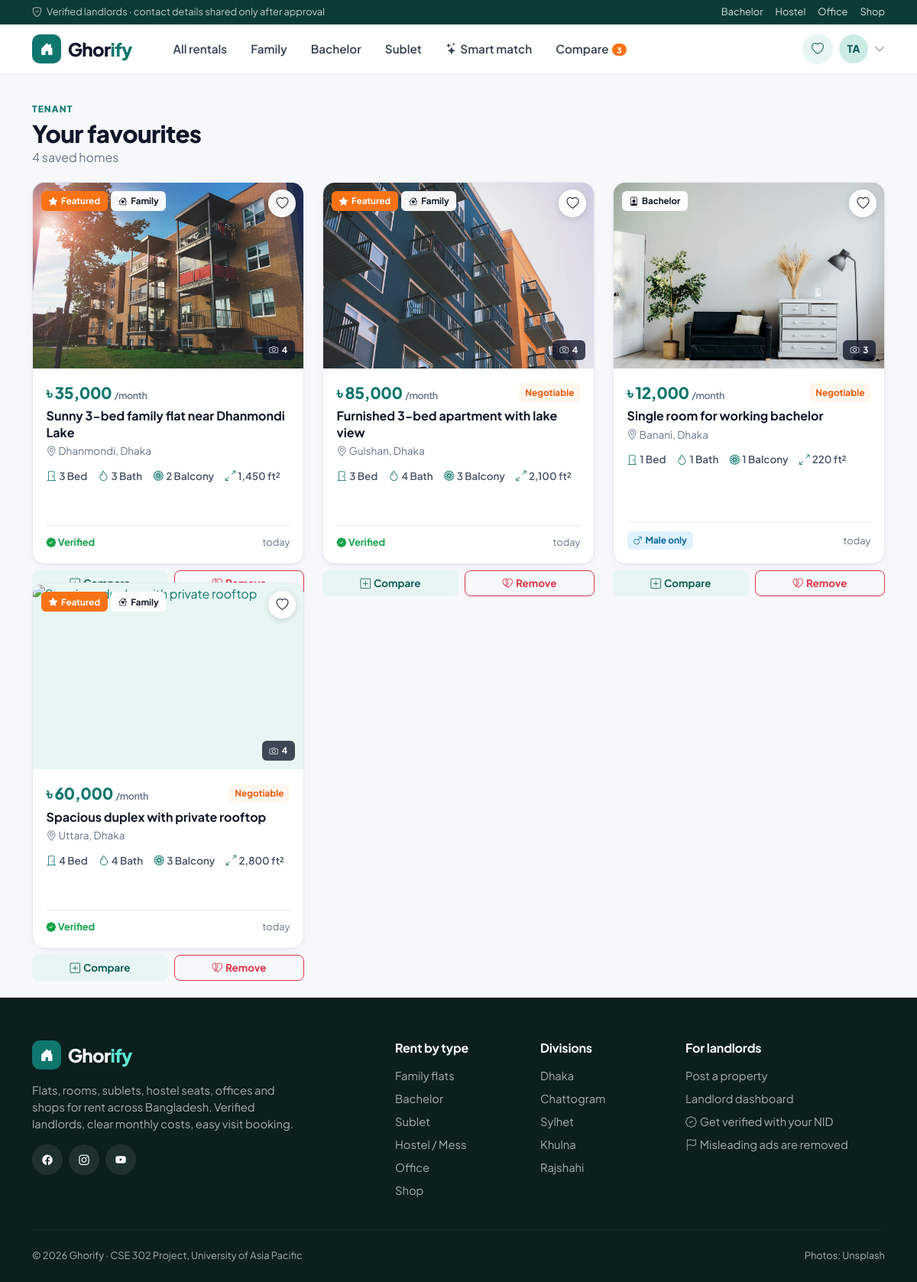
Page /me/favourites/ (signed in) on the committed database.
### accounts/models.py (models this page shows, shortened)
class User(AbstractUser):
    objects = GhorifyUserManager()
    class Role(models.TextChoices):
        TENANT = 'tenant', 'Tenant'
        LANDLORD = 'landlord', 'Landlord'
        ADMIN = 'admin', 'Admin'
    email = models.EmailField(unique=True)
    role = models.CharField(max_length=10, choices=Role.choices, default=Role.TENANT)
    phone = models.CharField(max_length=14, blank=True, validators=[phone_validator])
    avatar = models.ImageField(upload_to=avatar_upload_path, blank=True, null=True)
    bio = models.TextField(blank=True, max_length=500)
    class Meta:
        ordering = ['-date_joined']
    @property
    def is_tenant(self):
        return self.role == self.Role.TENANT
    @property
    def is_landlord(self):
        return self.role == self.Role.LANDLORD
    @property
    def display_name(self):
        return self.get_full_name() or self.username
    @property
    def initials(self):
        name = self.display_name.split()
        return ''.join(part[0] for part in name[:2]).upper()

### interactions/models.py (models this page shows, shortened)
class Favourite(models.Model):
    tenant = models.ForeignKey(settings.AUTH_USER_MODEL, on_delete=models.CASCADE, related_name='favourites')
    property = models.ForeignKey(Property, on_delete=models.CASCADE, related_name='favourited_by')
    note = models.CharField(max_length=150, blank=True)
    created_at = models.DateTimeField(auto_now_add=True)
    class Meta:
        ordering = ['-created_at']
        constraints = [models.UniqueConstraint(fields=['tenant', 'property'], name='unique_favourite')]

### properties/models.py (models this page shows, shortened)
class PropertyImage(models.Model):
    property = models.ForeignKey(Property, on_delete=models.CASCADE, related_name='images')
    image = models.ImageField(upload_to=property_image_path)
    caption = models.CharField(max_length=120, blank=True)
    is_primary = models.BooleanField(default=False)
    uploaded_at = models.DateTimeField(auto_now_add=True)
    class Meta:
        ordering = ['-is_primary', 'uploaded_at']

class Property(models.Model):
    class PropertyType(models.TextChoices):
        APARTMENT = 'apartment', 'Apartment / Flat'
        HOUSE = 'house', 'Full house'
        ROOM = 'room', 'Single room'
        STUDIO = 'studio', 'Studio'
        DUPLEX = 'duplex', 'Duplex'
        SEAT = 'seat', 'Seat (shared room)'
        COMMERCIAL = 'commercial', 'Commercial space'
    class Category(models.TextChoices):
        FAMILY = 'family', 'Family'
        BACHELOR = 'bachelor', 'Bachelor'
        SUBLET = 'sublet', 'Sublet'
        HOSTEL = 'hostel', 'Hostel / Mess'
        OFFICE = 'office', 'Office'
        SHOP = 'shop', 'Shop'
    class Division(models.TextChoices):
        DHAKA = 'dhaka', 'Dhaka'
        CHATTOGRAM = 'chattogram', 'Chattogram'
        KHULNA = 'khulna', 'Khulna'
        RAJSHAHI = 'rajshahi', 'Rajshahi'
        SYLHET = 'sylhet', 'Sylhet'
        BARISHAL = 'barishal', 'Barishal'
        RANGPUR = 'rangpur', 'Rangpur'
        MYMENSINGH = 'mymensingh', 'Mymensingh'
    class Gender(models.TextChoices):
        ANY = 'any', 'Anyone'
        MALE = 'male', 'Male only'
        FEMALE = 'female', 'Female only'
    class Status(models.TextChoices):
        PENDING = 'pending', 'Pending review'
        APPROVED = 'approved', 'Published'
        REJECTED = 'rejected', 'Rejected'
    landlord = models.ForeignKey(settings.AUTH_USER_MODEL, on_delete=models.CASCADE, related_name='properties')
    title = models.CharField(max_length=150)
    description = models.TextField()
    property_type = models.CharField(max_length=12, choices=PropertyType.choices, default=PropertyType.APARTMENT)
    category = models.CharField(max_length=10, choices=Category.choices, default=Category.FAMILY)
    division = models.CharField(max_length=12, choices=Division.choices, default=Division.DHAKA)
    city = models.CharField('City / district', max_length=60, default='Dhaka')
    location = models.CharField('Area', max_length=80, help_text='Neighbourhood, e.g. Dhanmondi')
    address = models.CharField(max_length=255, help_text='Road / house number. Shown only to tenants after approval.')
    price = models.PositiveIntegerField('Monthly rent (BDT)', validators=[MinValueValidator(500)])
    is_negotiable = models.BooleanField('Rent is negotiable', default=False)
    service_charge = models.PositiveIntegerField('Service charge (BDT / month)', default=0)
    advance_months = models.PositiveSmallIntegerField('Advance (months)', default=2)
    bedrooms = models.PositiveSmallIntegerField(default=1)
    bathrooms = models.PositiveSmallIntegerField(default=1)
    balconies = models.PositiveSmallIntegerField(default=0)
    floor = models.SmallIntegerField(default=1, help_text='0 for ground floor')
    size = models.PositiveIntegerField('Size (sq ft)', null=True, blank=True)
    furnished = models.BooleanField(default=False)
    pet_friendly = models.BooleanField(default=False)
    parking = models.BooleanField(default=False)
    amenities = models.ManyToManyField(Amenity, blank=True, related_name='properties')
    tenant_gender = models.CharField(
        'Who can rent', max_length=6, choices=Gender.choices, default=Gender.ANY,
        help_text='Only for bachelor, sublet and hostel listings.',
    )
    house_rules = models.TextField(blank=True, help_text='Guest policy, smoking, cooking rules, etc.')
    gate_closing_time = models.TimeField(null=True, blank=True)
    available_from = models.DateField(null=True, blank=True)
    is_available = models.BooleanField(default=True)
    status = models.CharField(max_length=10, choices=Status.choices, default=Status.PENDING)
    moderation_note = models.CharField(max_length=255, blank=True)
    is_featured = models.BooleanField(default=False, help_text='Featured listings are shown first.')
    view_count = models.PositiveIntegerField(default=0)
    created_at = models.DateTimeField(auto_now_add=True)
    updated_at = models.DateTimeField(auto_now=True)
    objects = PropertyQuerySet.as_manager()
    class Meta:
        ordering = ['-created_at']
        verbose_name_plural = 'properties'
        indexes = [models.Index(fields=['status', 'is_available', 'location'])]
    def get_absolute_url(self):
        return reverse('properties:detail', args=[self.pk])
    @property
    def primary_image(self):
        images = list(self.images.all())
        for image in images:
            if image.is_primary:
                return image
        return images[0] if images else None
    @property
    def is_commercial(self):
        return self.category in (self.Category.OFFICE, self.Category.SHOP)

### interactions/views.py (the view)
# urls.py: path('favourites/', views.favourite_list, name='favourites'),
@tenant_required
def favourite_list(request):
    favourites = (request.user.favourites.select_related('property')
                  .prefetch_related('property__images', 'property__utilities'))
    return render(request, 'interactions/favourites.html', {'favourites': favourites})

### accounts/models.py (called while the page is built)
    @property
    def is_verified(self):
        return self.status == self.Status.VERIFIED

### interactions/context_processors.py (called while the page is built)
def compare_count(request):
    user = getattr(request, 'user', None)
    if not (user and user.is_authenticated and user.is_tenant):
        return {}
    comparison = user.comparisons.first()
    return {'compare_count': comparison.items.count() if comparison else 0}

### properties/templatetags/ghorify_tags.py (called while the page is built)
@register.filter
def category_icon(category):
    from properties.models import CATEGORY_META
    return CATEGORY_META.get(category, ('bi-house',))[0]

@register.filter
def taka(value):
    if value in (None, ''):
        return '-'
    try:
        return f'৳ {intcomma(int(round(float(value))))}'
    except (TypeError, ValueError):
        return value

### templates/interactions/favourites.html (shortened to what this page needs)
{% extends 'base.html' %}
{% block content %}
<div class="container">
  <div class="page-header"><span class="eyebrow">Tenant</span><h1>Your favourites</h1><p class="text-muted mb-0">{{ favourites|length }} saved home{{ favourites|length|pluralize }}</p></div>
  {% if favourites %}
    <div class="row g-4">
      {% for fav in favourites %}{% with p=fav.property %}
        <div class="col-md-6 col-lg-4">
          {% include 'partials/property_card.html' %}
          <div class="d-flex gap-2 mt-2">
            <form method="post" action="{% url 'interactions:comparison_add' p.pk %}" class="flex-grow-1">{% csrf_token %}<input type="hidden" name="next" value="{{ request.path }}"><button class="btn btn-sm btn-soft w-100"><i class="bi bi-plus-square me-1"></i>Compare</button></form>
            <form method="post" action="{% url 'interactions:favourite_toggle' p.pk %}" class="flex-grow-1">{% csrf_token %}<input type="hidden" name="next" value="{{ request.path }}"><button class="btn btn-sm btn-outline-danger w-100"><i class="bi bi-heartbreak me-1"></i>Remove</button></form>
          </div>
        </div>
      {% endwith %}{% endfor %}
    </div>
  {% else %}
    {% url 'properties:browse' as browse_url %}
  {% endif %}
</div>
{% endblock %}

### templates/partials/navbar.html (shortened to what this page needs)
{% with url=request.resolver_match.url_name ns=request.resolver_match.namespace %}
<div class="top-strip d-none d-md-block">
  <div class="container d-flex justify-content-between">
    <span><i class="bi bi-shield-check me-1"></i> Verified landlords · contact details shared only after approval</span>
    <span class="d-flex gap-3">
      <a href="{% url 'properties:browse' %}?category=bachelor">Bachelor</a>
      <a href="{% url 'properties:browse' %}?category=hostel">Hostel</a>
      <a href="{% url 'properties:browse' %}?category=office">Office</a>
      <a href="{% url 'properties:browse' %}?category=shop">Shop</a>
    </span>
  </div>
</div>
<nav class="navbar navbar-expand-lg gh-nav sticky-top py-2">
  <div class="container">
    <a class="navbar-brand gh-brand" href="{% url 'properties:home' %}">
      <span class="logo"><i class="bi bi-house-door-fill"></i></span><span>Ghor<span class="accent">ify</span></span>
    </a>
    <div class="collapse navbar-collapse" id="mainNav">
      <ul class="navbar-nav ms-lg-4 me-auto gap-1 mt-3 mt-lg-0">
        <li class="nav-item"><a class="nav-link {% if url == 'browse' and not request.GET.category %}active{% endif %}" href="{% url 'properties:browse' %}">All rentals</a></li>
        <li class="nav-item"><a class="nav-link {% if request.GET.category == 'family' %}active{% endif %}" href="{% url 'properties:browse' %}?category=family">Family</a></li>
        <li class="nav-item"><a class="nav-link {% if request.GET.category == 'bachelor' %}active{% endif %}" href="{% url 'properties:browse' %}?category=bachelor">Bachelor</a></li>
        <li class="nav-item"><a class="nav-link {% if request.GET.category == 'sublet' %}active{% endif %}" href="{% url 'properties:browse' %}?category=sublet">Sublet</a></li>
        <li class="nav-item"><a class="nav-link {% if ns == 'search' and url == 'search' %}active{% endif %}" href="{% url 'search:search' %}"><i class="bi bi-stars me-1"></i>Smart match</a></li>
        {% if user.is_authenticated and user.is_tenant %}
          <li class="nav-item"><a class="nav-link {% if url == 'compare' or url == 'comparison' %}active{% endif %}" href="{% url 'interactions:compare' %}">Compare{% if compare_count %}<span class="nav-badge">{{ compare_count }}</span>{% endif %}</a></li>
        {% elif user.is_authenticated and user.is_landlord %}
          <li class="nav-item"><a class="nav-link {% if url == 'mine' %}active{% endif %}" href="{% url 'properties:mine' %}">My listings</a></li>
          <li class="nav-item"><a class="nav-link {% if url == 'incoming' %}active{% endif %}" href="{% url 'interactions:incoming' %}">Requests</a></li>
        {% elif user.is_authenticated and user.is_platform_admin %}
          <li class="nav-item"><a class="nav-link {% if url == 'moderation' %}active{% endif %}" href="{% url 'dashboard:moderation' %}">Moderation</a></li>
        {% endif %}
      </ul>
      <div class="d-flex align-items-center gap-2 mt-3 mt-lg-0">
        {% if user.is_authenticated %}
          {% if user.is_tenant %}
            <a href="{% url 'interactions:favourites' %}" class="btn btn-icon btn-soft" title="Saved properties"><i class="bi bi-heart"></i></a>
          {% endif %}
          <div class="dropdown">
            <a href="#" class="d-flex align-items-center gap-2 text-reset" data-bs-toggle="dropdown" aria-expanded="false">
              {% if user.avatar %}<img src="{{ user.avatar.url }}" class="avatar" alt="">{% else %}<span class="avatar">{{ user.initials }}</span>{% endif %}
              <i class="bi bi-chevron-down small text-muted"></i>
            </a>
          </div>
        {% else %}
          <a href="{% url 'accounts:login' %}" class="btn btn-sm btn-soft"><i class="bi bi-person me-1"></i>Log in</a>
        {% endif %}
      </div>
    </div>
  </div>
</nav>
{% endwith %}

### templates/partials/property_card.html (shortened to what this page needs)
{% load ghorify_tags humanize %}
<article class="property-card">
  <div class="thumb">
    <a href="{{ p.get_absolute_url }}">
      {% with img=p.primary_image %}
        {% if img %}<img src="{{ img.image.url }}" alt="{{ p.title }}" loading="lazy">{% else %}<div class="placeholder-img"><i class="bi bi-house-door"></i></div>{% endif %}
      {% endwith %}
    </a>
    <div class="chips">
      {% if p.is_featured %}<span class="chip chip-featured"><i class="bi bi-star-fill"></i>Featured</span>{% endif %}
      <span class="chip"><i class="bi {{ p.category|category_icon }}"></i>{{ p.get_category_display }}</span>
    </div>
    {% if user.is_authenticated and user.is_tenant %}
    <form method="post" action="{% url 'interactions:favourite_toggle' p.pk %}" class="fav">{% csrf_token %}
      <button class="fav-btn" title="Save property"><i class="bi bi-heart"></i></button>
    </form>
    {% endif %}
    {% with n=p.images.all|length %}{% if n > 1 %}<span class="chip chip-dark photo-count"><i class="bi bi-camera"></i>{{ n }}</span>{% endif %}{% endwith %}
  </div>
  <div class="body">
    <div class="d-flex flex-wrap justify-content-between align-items-center gap-1">
      <div class="price">{{ p.price|taka }} <small>/month</small></div>
      {% if p.is_negotiable %}<span class="tag tag-nego">Negotiable</span>{% endif %}
    </div>
    <a href="{{ p.get_absolute_url }}" class="title mt-1">{{ p.title }}</a>
    <div class="loc mt-1"><i class="bi bi-geo-alt"></i> {{ p.location }}, {{ p.city }}</div>
    <div class="specs">
      {% if p.is_commercial %}
        {% if p.size %}<span><i class="bi bi-arrows-angle-expand"></i>{{ p.size|intcomma }} ft²</span>{% endif %}
        <span><i class="bi bi-building"></i>{{ p.floor_label }}</span>
        <span><i class="bi bi-droplet"></i>{{ p.bathrooms }} washroom{{ p.bathrooms|pluralize }}</span>
      {% else %}
        <span><i class="bi bi-door-closed"></i>{{ p.bedrooms }} Bed</span>
        <span><i class="bi bi-droplet"></i>{{ p.bathrooms }} Bath</span>
        {% if p.balconies and not compact %}<span><i class="bi bi-flower1"></i>{{ p.balconies }} Balcony</span>{% endif %}
        {% if p.size %}<span><i class="bi bi-arrows-angle-expand"></i>{{ p.size|intcomma }} ft²</span>{% endif %}
      {% endif %}
    </div>
    <div class="foot">
      <span>
        {% if p.tenant_gender == 'male' %}<span class="tag tag-male"><i class="bi bi-gender-male"></i>Male only</span>
        {% elif p.tenant_gender == 'female' %}<span class="tag tag-female"><i class="bi bi-gender-female"></i>Female only</span>
        {% elif p.landlord.landlord_profile.is_verified %}<span class="tag-verified fw-bold"><i class="bi bi-patch-check-fill"></i> Verified</span>
        {% else %}{{ p.get_property_type_display }}{% endif %}
      </span>
      <span>{{ p.created_at|naturalday:'d M' }}</span>
    </div>
  </div>
</article>

### rows in the picture
User: initials "TA"
Favourite: image (picture), shows "Featured", property.category "Family", n "4", property.price|taka "৳ 35,000", property "Sunny 3-bed family flat near Dhanmondi Lake", property.location "Dhanmondi", property.city "Dhaka", property.bedrooms "3", property.bathrooms "3", property.balconies "2", property.size "1,450", shows "Verified", property.created_at "today"
Favourite: image (picture), shows "Featured", property.category "Family", n "4", property.price|taka "৳ 85,000", shows "Negotiable", property "Furnished 3-bed apartment with lake view", property.location "Gulshan", property.city "Dhaka", property.bedrooms "3", property.bathrooms "4", property.balconies "3", property.size "2,100", shows "Verified", property.created_at "today"
Favourite: image (picture), property.category "Bachelor", n "3", property.price|taka "৳ 12,000", shows "Negotiable", property "Single room for working bachelor", property.location "Banani", property.city "Dhaka", property.bedrooms "1", property.bathrooms "1", property.balconies "1", property.size "220", shows "Male only", property.created_at "today"
Favourite: shows "Featured", property.category "Family", n "4", property.price|taka "৳ 60,000", shows "Negotiable", property "Spacious duplex with private rooftop", property.location "Uttara", property.city "Dhaka", property.bedrooms "4", property.bathrooms "4", property.balconies "3", property.size "2,800", shows "Verified", property.created_at "today"

### other values in the picture
{{ compare_count }} "3"
{{ favourites|length }} "4"
